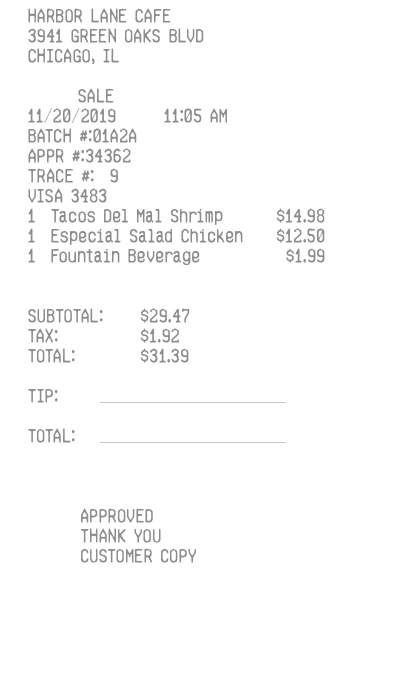
#> input picture assets/bill_img/ItemizedReceipt.jpg, 812 x 1354 px (shown at 1/2 size)
$ python -i scanner.py   (imports and definitions only)
#> lines starting #> are read from the running program, lines starting #| are printed output that depends on the picture; after the words box and inside, x2 and y2 are one past the last pixel; in counts of white or black regions, pixels touching at a corner belong together
"""
Receipt scanning and OCR functionality.
"""
import os
import cv2
import numpy as np
import pytesseract
from PIL import Image
from typing import Tuple, Optional

class ReceiptScanner:
    def __init__(self, tesseract_path: Optional[str] = None):
        """
        Initialize the receipt scanner.

        Args:
            tesseract_path: Path to Tesseract executable (optional)
        """
        # Set Tesseract path if provided
        if tesseract_path:
            pytesseract.pytesseract.tesseract_cmd = tesseract_path

        # Create data directories if they don't exist
        os.makedirs("data/receipts", exist_ok=True)
        os.makedirs("data/uploads", exist_ok=True)

    def scan_image(self, image_path: str) -> str:
        """
        Scan an image and extract text using OCR.

        Args:
            image_path: Path to the receipt image

        Returns:
            str: Extracted text from the receipt
        """
#> called with image_path = 'assets/bill_img/ItemizedReceipt.jpg'
        # Read the image
        image = cv2.imread(image_path)
#> image is the input picture: shape (1354, 812, 3); min 124, max 255, mean 250.5
        if image is None:
            raise ValueError(f"Could not read image at {image_path}")

        # Preprocess the image with aggressive cleaning
        processed_image = self._preprocess_image(image)

        # Use a stronger Tesseract configuration for receipts
        tesseract_config = r"--oem 3 --psm 6 -c preserve_interword_spaces=1"
        text = pytesseract.image_to_string(processed_image, config=tesseract_config)

        # Save a copy of the processed image
        filename = os.path.basename(image_path)
        processed_path = os.path.join("data/receipts", f"processed_{filename}")
        cv2.imwrite(processed_path, processed_image)

        return text

    # [33 lines left out: function scan_from_camera, not called in this run]

    def _preprocess_image(self, image: np.ndarray) -> np.ndarray:
        """
        Preprocess the image to improve OCR accuracy.

        Args:
            image: Input image as numpy array

        Returns:
            np.ndarray: Processed image
        """
        # Resize large images to a manageable width while preserving aspect ratio
        gray = cv2.cvtColor(image, cv2.COLOR_BGR2GRAY)
        h, w = gray.shape
#> h = 1354; w = 812
        if w > 1000:
            scale = 1000.0 / w
            gray = cv2.resize(gray, None, fx=scale, fy=scale, interpolation=cv2.INTER_AREA)

        # Attempt to detect and deskew the receipt for a straight top-down view
        deskewed = self._detect_receipt(gray)
#> in _detect_receipt, `edged = cv2.Canny(gray, 50, 200)`:
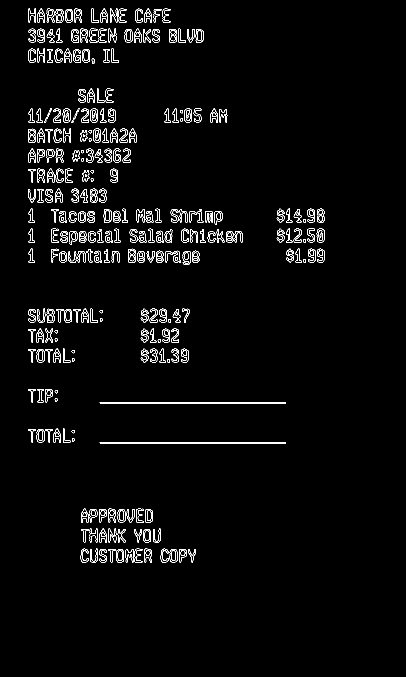
#> edged: shape (1354, 812) (shown at 1/2 size); 2.6% white in thin lines or dots, all inside (x1, y1, x2, y2) = (56, 17, 649, 1126)
#> in _detect_receipt, `contours, _ = cv2.findContours(edged, cv2.RETR_LIST, cv2.CHAIN_APPROX_..`: contours = 717 contours, 55 with area under 20; largest, box (x1, y1, x2, y2) and area: (199, 884, 572, 887) 743, (199, 804, 572, 807) 743, (199, 884, 572, 887) 742, (199, 804, 572, 807) 742, (125, 217, 141, 245) 362
#> in _detect_receipt, `contours = sorted(contours, key=cv2.contourArea, reverse=True)[:5]`: contours = 5 contours; box (x1, y1, x2, y2) and area: (199, 884, 572, 887) 743, (199, 804, 572, 807) 743, (199, 884, 572, 887) 742, (199, 804, 572, 807) 742, (125, 217, 141, 245) 362
#> the loop in _detect_receipt, `for cnt in contours:` made 5 passes
#> (peri, approx) on passes 1 to 4: (746.8, [[199, 885], [571, 886]]), (746.8, [[199, 805], [571, 806]]), (745.7, [[199, 885], [571, 885]]), (745.7, [[199, 805], [571, 805]])
#> peri on pass 5: 76.38
        if deskewed is not None:
            gray = deskewed

        # Enhance local contrast
        clahe = cv2.createCLAHE(clipLimit=2.0, tileGridSize=(8, 8))
        gray = clahe.apply(gray)

        # Noise reduction while keeping edges sharp
        gray = cv2.bilateralFilter(gray, 9, 75, 75)

        # Adaptive thresholding for binarisation
        thresh = cv2.adaptiveThreshold(
            gray,
            255,
            cv2.ADAPTIVE_THRESH_MEAN_C,
            cv2.THRESH_BINARY,
            31,
            15,
        )
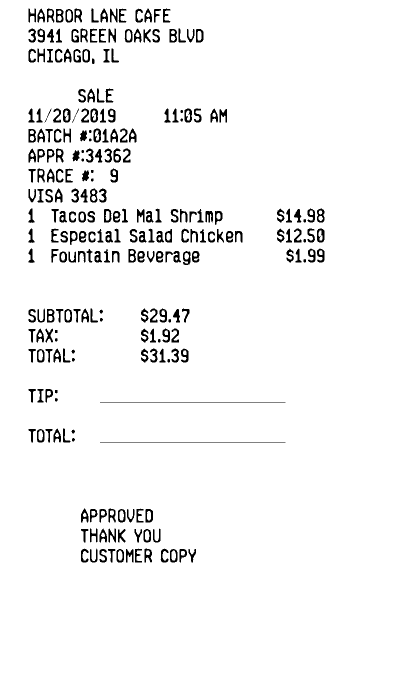
#> thresh: shape (1354, 812) (shown at 1/2 size); 95.7% white; 259 black regions, largest, box (x1, y1, x2, y2) and area: (200, 805, 571, 806) 371, (200, 885, 571, 886) 371, (634, 457, 649, 485) 271

        # Morphological opening to clean small artefacts
        kernel = np.ones((2, 2), np.uint8)
        processed = cv2.morphologyEx(thresh, cv2.MORPH_OPEN, kernel, iterations=1)
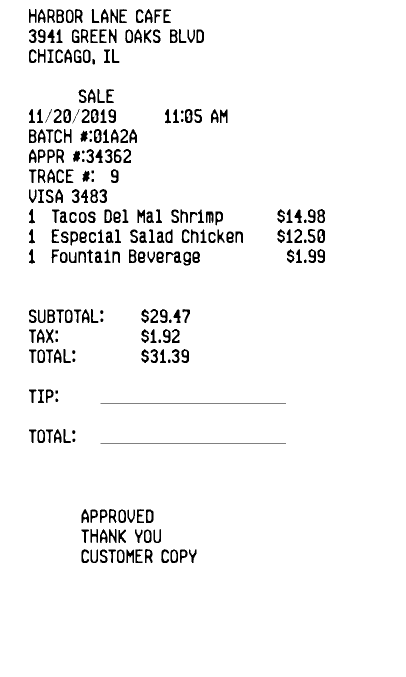
#> processed: shape (1354, 812) (shown at 1/2 size); 95.7% white; 258 black regions, largest, box (x1, y1, x2, y2) and area: (201, 806, 572, 807) 371, (201, 886, 572, 887) 371, (332, 503, 363, 526) 338

        return processed

    def _detect_receipt(self, gray: np.ndarray) -> Optional[np.ndarray]:
        """Detect the receipt contour and apply a perspective transform.

        Args:
            gray: Grayscale input image
        Returns:
            Top-down warped image if a 4-point contour is found, otherwise None.
        """
        # Edge detection
        edged = cv2.Canny(gray, 50, 200)
        contours, _ = cv2.findContours(edged, cv2.RETR_LIST, cv2.CHAIN_APPROX_SIMPLE)
        contours = sorted(contours, key=cv2.contourArea, reverse=True)[:5]

        for cnt in contours:
            peri = cv2.arcLength(cnt, True)
            approx = cv2.approxPolyDP(cnt, 0.02 * peri, True)
            if len(approx) == 4:
                pts = approx.reshape(4, 2)
                return self._four_point_transform(gray, pts)
        return None

    # [35 lines left out: functions _order_points, _four_point_transform, not called in this run]

#> (the run stopped early here; a loop or call above may not have finished)
